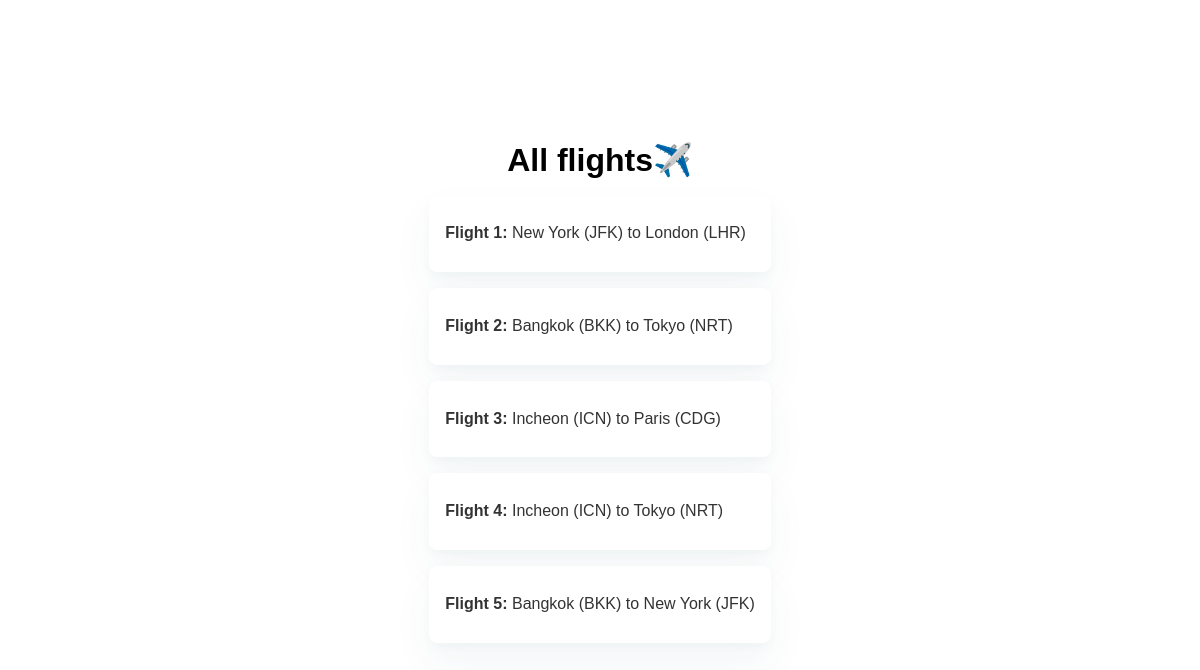
The page / on the database its author committed.
### flights/models.py (models this page shows, shortened)
class Flight(models.Model):
    origin = models.ForeignKey(
        Airport, on_delete=models.CASCADE, related_name="departures")
    destination = models.ForeignKey(
        Airport, on_delete=models.CASCADE, related_name="arrivals")
    duration = models.IntegerField()

class Airport(models.Model):
    code = models.CharField(max_length=3)
    city = models.CharField(max_length=64)
    def __str__(self):
        return f"{self.city} ({self.code})"

### flights/views.py (the view)
# urls.py: path("", views.index, name="index"),
def index(request):
    return render(request, "flights/index.html", {
        "flights": Flight.objects.all()
    })

### flights/templates/flights/index.html
{% extends "flights/layout.html" %} {% block body %}
<div class="container">
  <h1>All flights✈️</h1>
  <ul>
    {% for flight in flights %}
    <a href="{% url 'flight' flight.id %}">
      <li class="card card-hover-to-scale">
        <strong>Flight {{ flight.id}}:</strong> {{ flight.origin }} to {{ flight.destination }}
      </li>
    </a>
    {% empty %}
    <li>No flight</li>
    {% endfor %}
  </ul>
</div>
{% endblock %}

### flights/templates/flights/layout.html (shortened to what this page needs)
{% load static %}
<!DOCTYPE html>
<html lang="en">
<head>
    <link rel="stylesheet" href="{% static 'flights/styles.css'%}">
</head>
<body>
    {% block body %}
    {% endblock %}
</body>
</html>

### flights/static/flights/styles.css (style rules this page uses)
* { font-family: sans-serif; margin: 0; padding: 0; box-sizing: border-box; }
.container { display: flex; justify-content: center; align-items: center; flex-direction: column; width: 100vw; height: 100vh; }
ul { list-style: none; }
a { color: #333; text-decoration: none; }
.card { background-color: #fff; border-radius: 8px; margin-top: 16px; margin-bottom: 16px; padding: 24px 16px; box-shadow: 0px 4px 8px rgba(17, 85, 103, 0.03), 0px 20px 40px rgba(17, 85, 103, 0.05); min-width: 50%; line-height: 1.8; }
.card-hover-to-scale { transition: 0.3s; }

### rows shown on the page
Flight: id "1", origin "New York (JFK)", destination "London (LHR)"
Flight: id "2", origin "Bangkok (BKK)", destination "Tokyo (NRT)"
Flight: id "3", origin "Incheon (ICN)", destination "Paris (CDG)"
Flight: id "4", origin "Incheon (ICN)", destination "Tokyo (NRT)"
Flight: id "5", origin "Bangkok (BKK)", destination "New York (JFK)"
